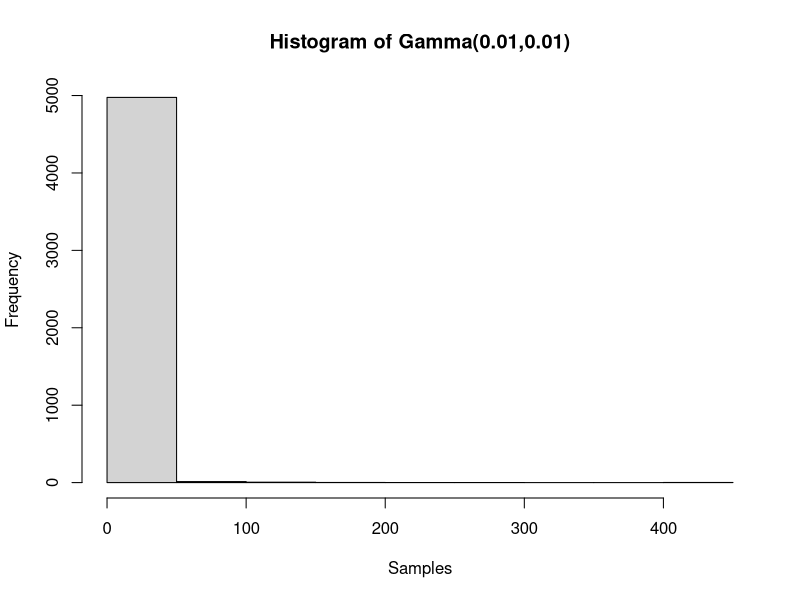
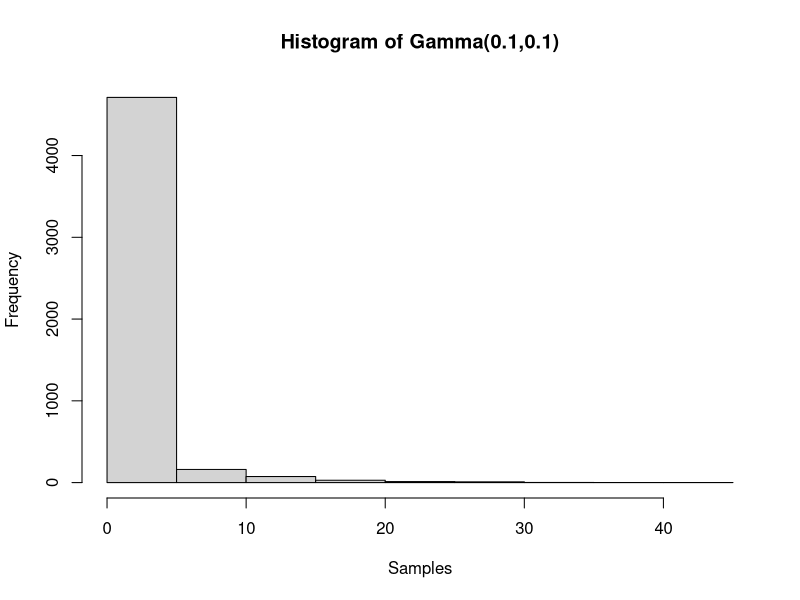
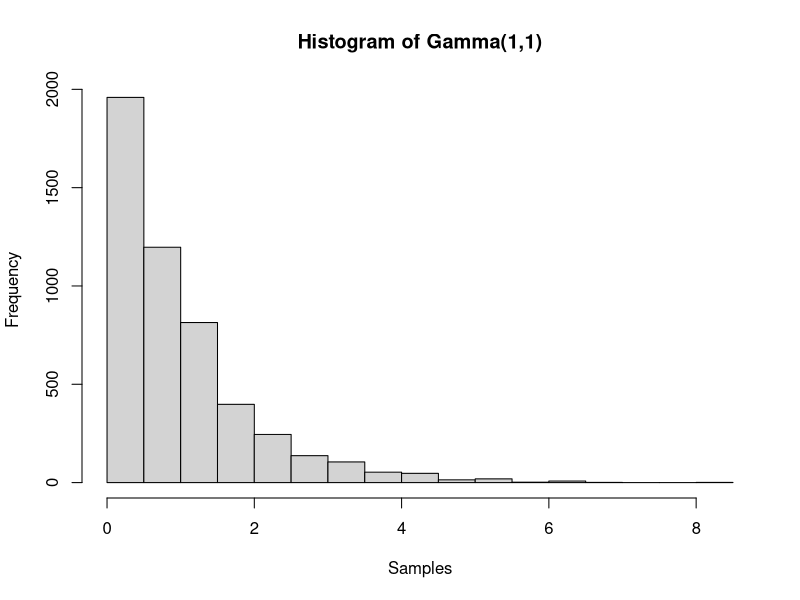
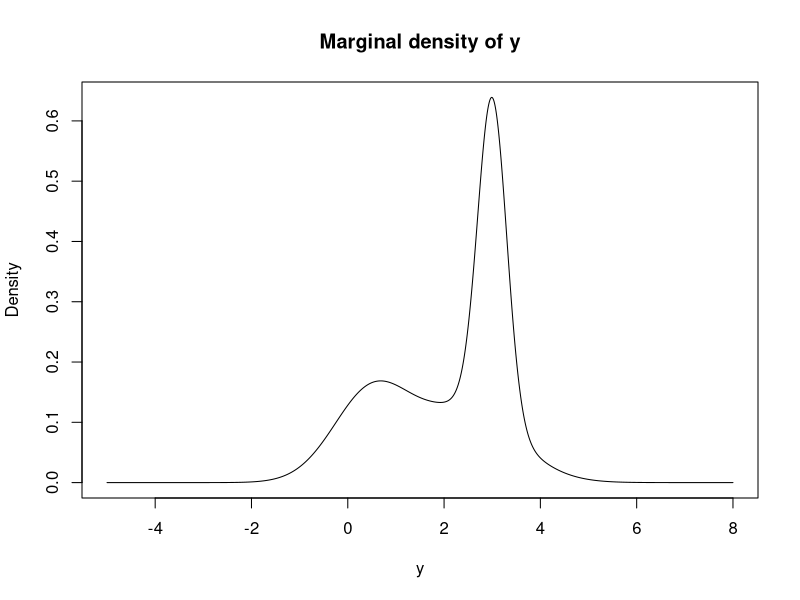
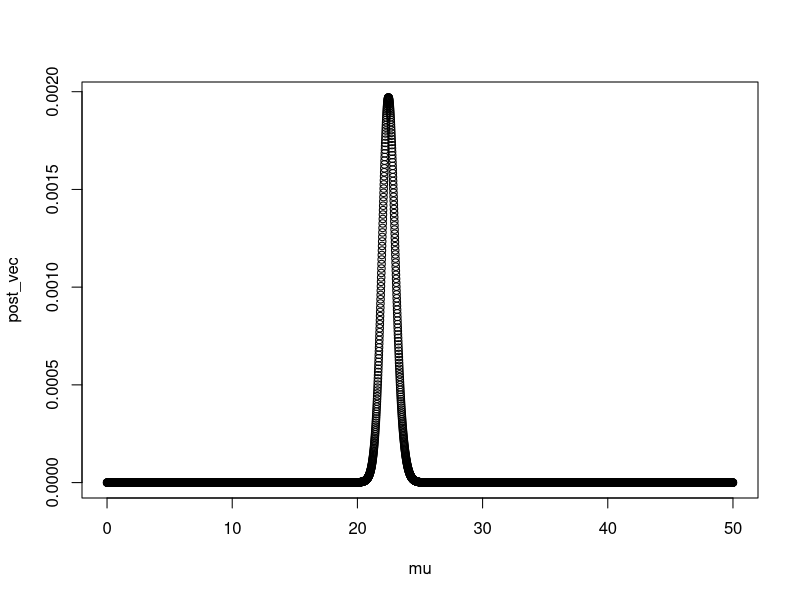
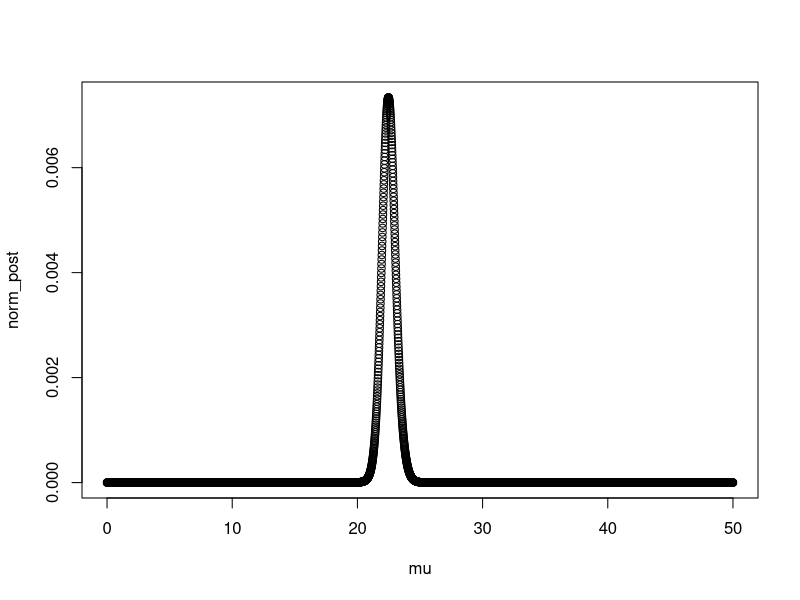
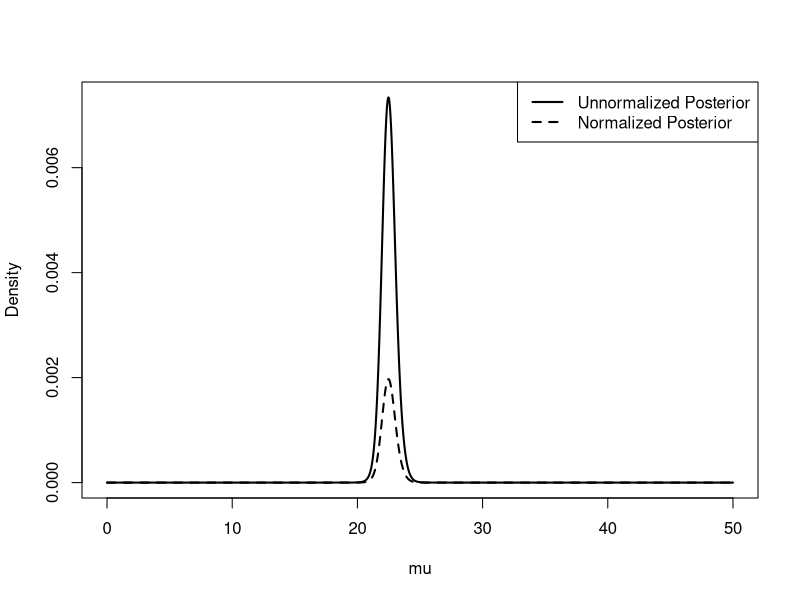

Write the R code that produced these figures, in order.

###################################################################################

############################### HOMEWORK 1 CODE ###################################

###################################################################################


############### Problem 1 #################

##### Part b #####
#draw 5000 samples from gamma and plot
set.seed(0)
first_set <- rgamma(n=5000, shape=0.01, rate=0.01)
hist(first_set, main = "Histogram of Gamma(0.01,0.01)", xlab = "Samples")
mean(first_set)
sd(first_set)

second_set <- rgamma(n=5000, shape=0.1, rate=0.1) 
hist(second_set, main = "Histogram of Gamma(0.1,0.1)", xlab = "Samples")
mean(second_set)
sd(second_set)

third_set <- rgamma(n=5000, shape=1, rate=1)
hist(third_set, main = "Histogram of Gamma(1,1)", xlab = "Samples")
mean(third_set)
sd(third_set)




############### Problem 2 #################

y = seq(from=-5, to=8, by=0.001)
m1_vec <- vector()
m2_vec <- vector()
m3_vec <- vector()

for(i in y){
  m1_vec <- c(m1_vec, dnorm(i, 0.5, 0.8))
  m2_vec <- c(m2_vec, dnorm(i, 2.5, 1))
  m3_vec <- c(m3_vec, dnorm(i, 3, 0.3))
  
}

mixture <- 0.3*m1_vec + 0.3*m2_vec + 0.4*m3_vec
plot(y, mixture, type="l", ylab="Density", main = "Marginal density of y")




############### Problem 5 #################
yi = c(23, 22, 22.5, 21.5, 24)
mu = seq(from=0, to=50, by=0.01)

#the likelihood is given in the problem: 1/(1+(y-mu)^2)
#we're told mu ~ unif[0,50] so this is 1/50
#posterior is likelihood times prior
posterior_func <- function(yi, mu){return((prod((1/(1+(yi-mu)^2))))/50)}

#loop over mu vecotr to get the posterior at each
post_vec <- vector()
for(mui in mu){
  post_vec <- c(post_vec, posterior_func(yi, mui))
}
plot(mu,post_vec)

#normalized means it sums to 1
#this means we need to divide by the current sum
norm_constant <- sum(post_vec)
norm_post <- post_vec/norm_constant
#lets check that this sums to 1
sum(norm_post)
plot(mu, norm_post)

#plot both
plot(mu, norm_post, type = "l", lty=1, lwd = 2, ylab = "Density")
lines(mu, post_vec, type="l", lty=2, lwd =2)
legend("topright", c("Unnormalized Posterior", "Normalized Posterior"), lty=c(1,2), lwd=c(2,2))


